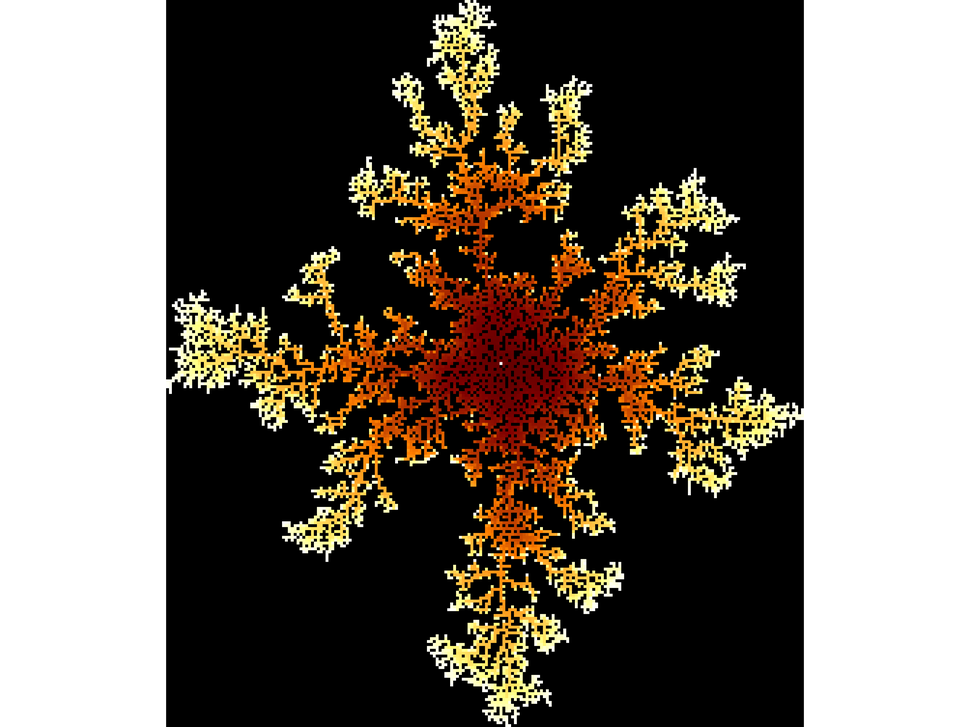
#> input picture 10k_2periods.png, 970 x 727 px, shrunk from 6400 x 4800 before the run, given in place of test.png, which was not available
$ python array_from_pic.py
#> lines starting #> are read from the running program, lines starting #| are printed output that depends on the picture; after the words box and inside, x2 and y2 are one past the last pixel; in counts of white or black regions, pixels touching at a corner belong together; pictures that were not available may be replaced by others from this repository, and a replacement may not be noted
import numpy as np
import matplotlib.pyplot as plt
from tqdm import tqdm
import concurrent.futures
import pylab as pl


def pic2array(image_grid):
    def rgb2gray(rgb):
        r, g, b = rgb[:,:,0], rgb[:,:,1], rgb[:,:,2]
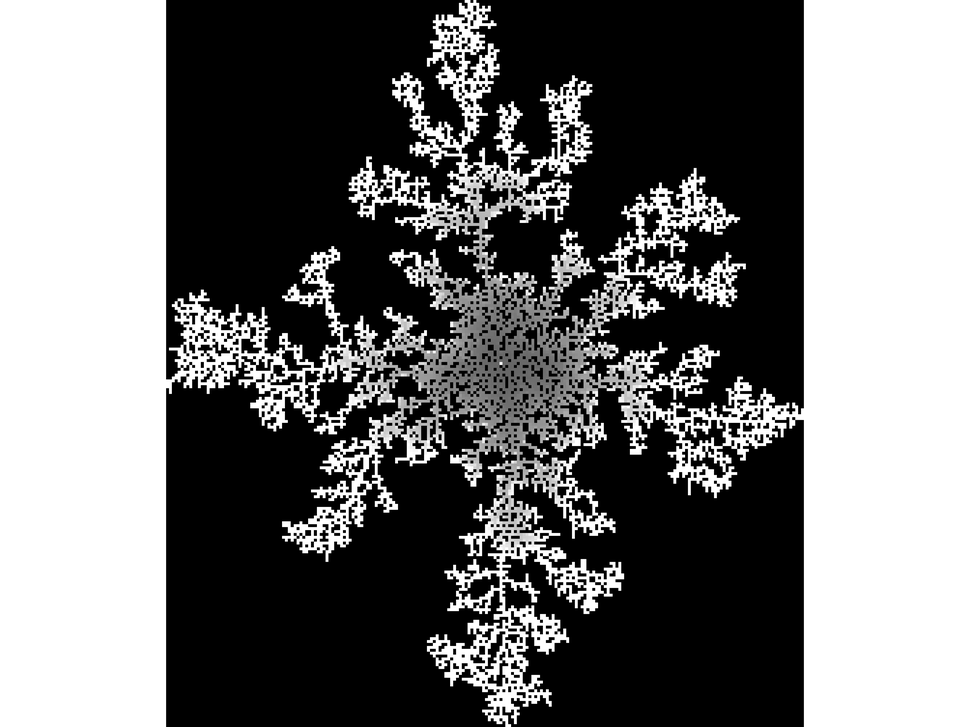
#> r: shape (727, 970) float32; min 0, max 1, mean 0.449
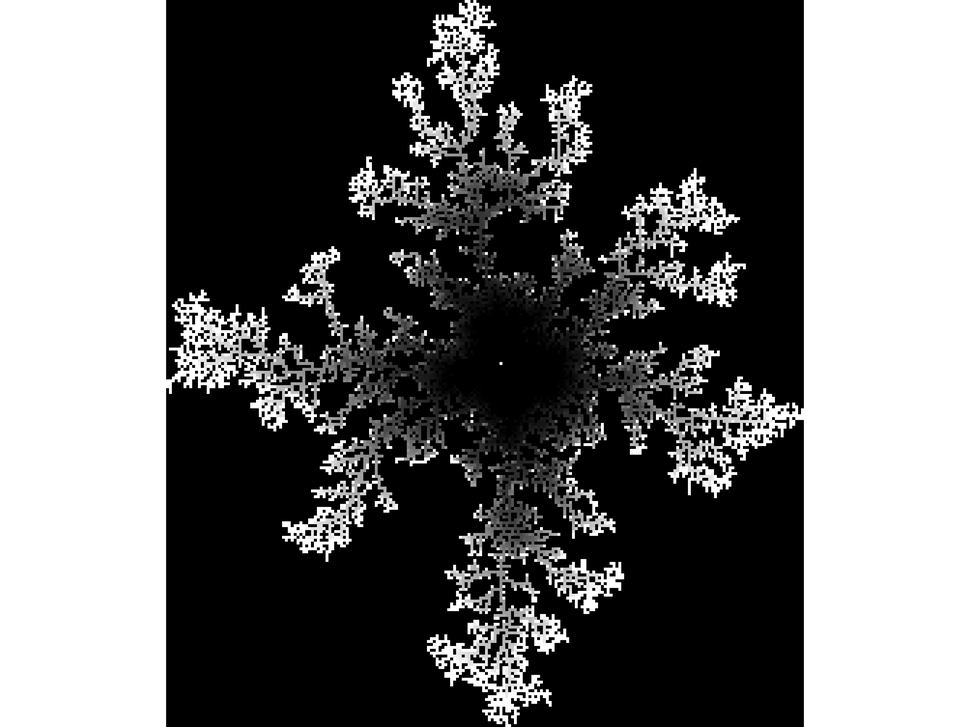
#> g: shape (727, 970) float32; min 0, max 1, mean 0.417
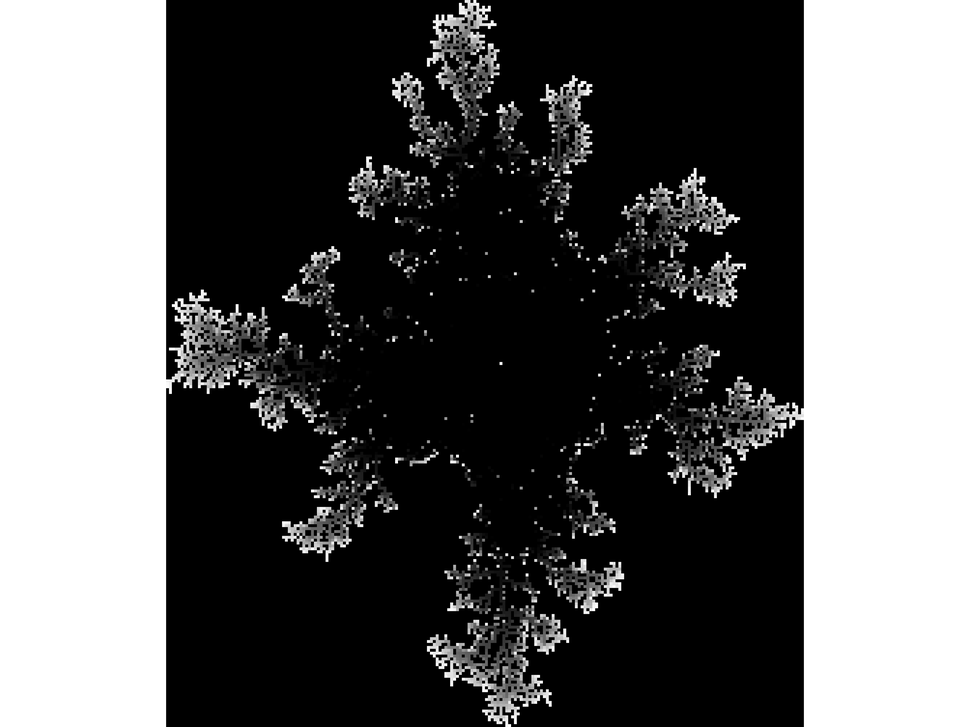
#> b: shape (727, 970) float32; min 0, max 1, mean 0.381
        gray = 0.2989 * r + 0.5870 * g + 0.1140 * b
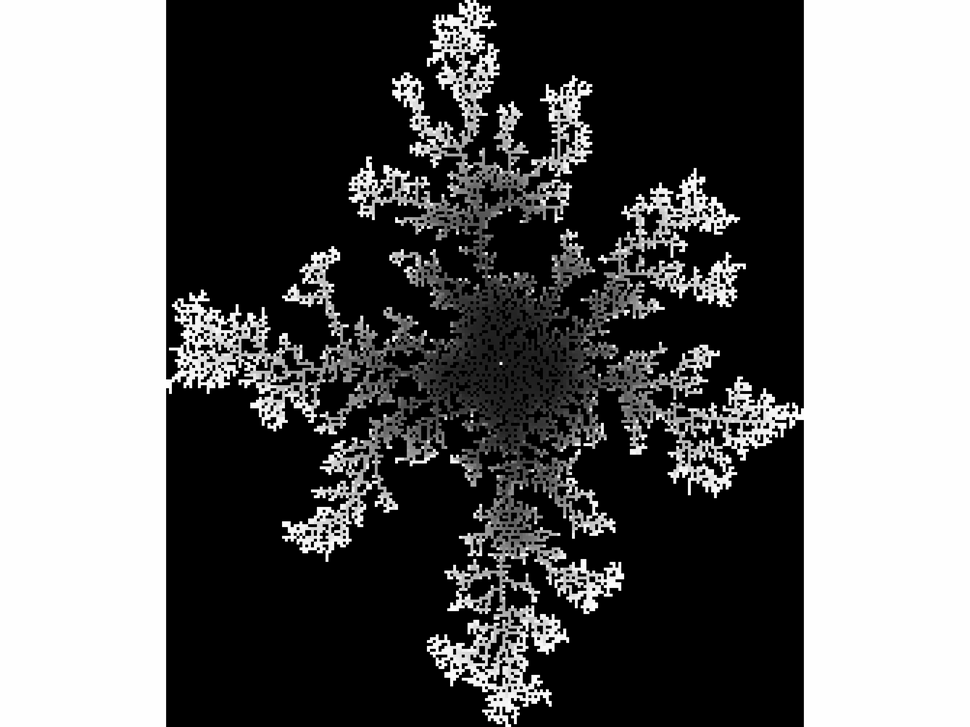
#> gray: shape (727, 970) float32; min 0, max 1, mean 0.423
        return gray

    image=rgb2gray(pl.imread(f"{image_grid}.png"))
    plt.imshow(image, cmap='binary')
    plt.show()

    grid = np.zeros((image.shape[0], image.shape[1]))
    for i in range(image.shape[0]):
        for j in range(image.shape[1]):
            if image[i,j] > 0 and (image[i,j] < 1):
                grid[i,j] = 1
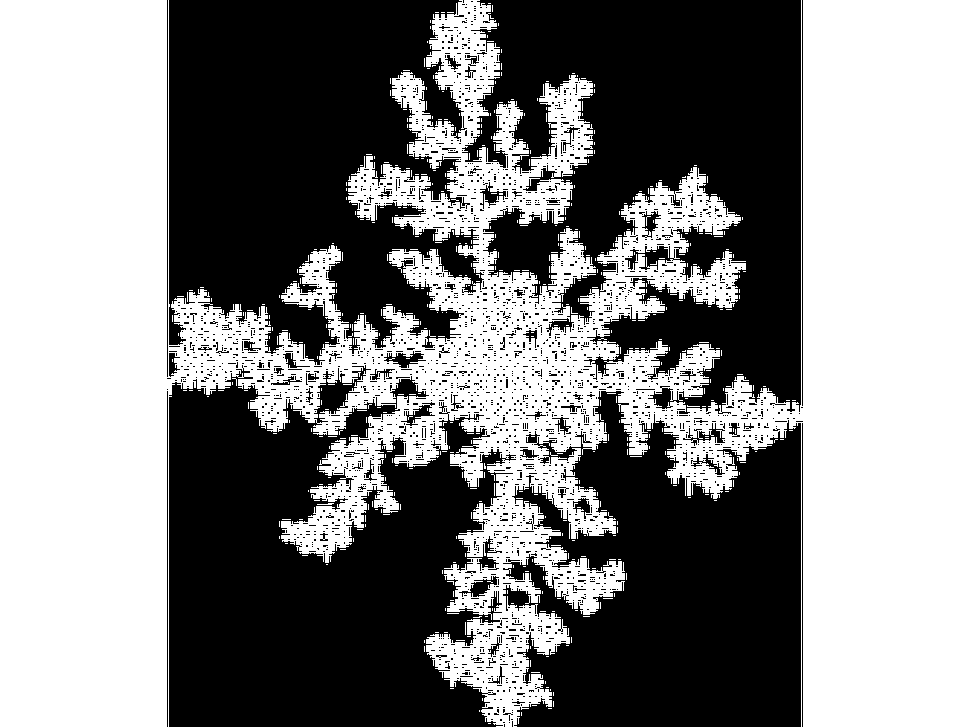
#> grid: shape (727, 970) float64; values 0 (black) and 1 (white), 52.2% white; 2825 black regions (2758 under 20 px), largest, box (x1, y1, x2, y2) and area: (169, 365, 516, 727) 87169, (462, 0, 801, 414) 86410, (169, 0, 484, 365) 81033

    print(grid.shape[0], grid.shape[1])
#| 727 970
    plt.imshow(grid, cmap='binary')
    plt.show()

pic2array('test')
